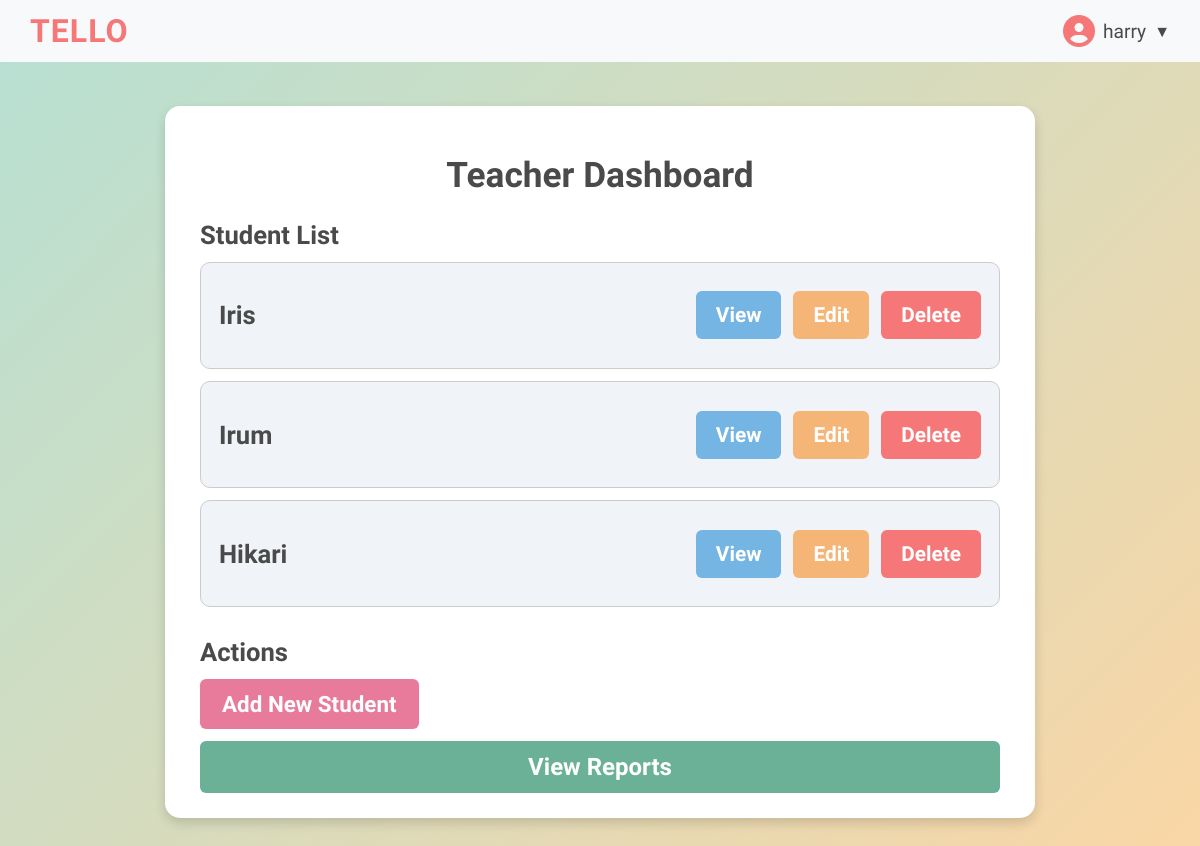
Page /dashboard/ (signed in) on the earlier database version.
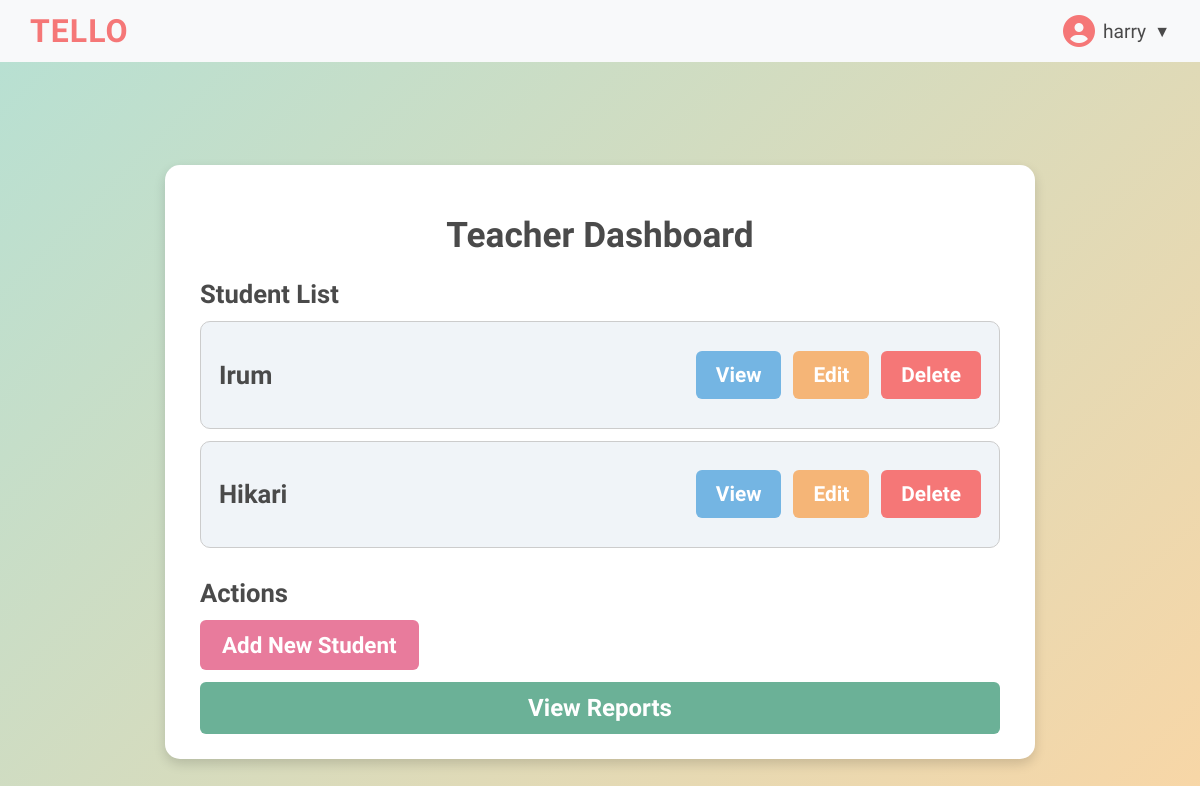
Same page on the later database version.
### tello/models.py (models this page shows, shortened)
class Student(models.Model):
    studentid = models.AutoField(primary_key=True)
    studentcode = models.CharField(max_length=4, unique=True)
    studentname = models.CharField(max_length=100)
    studentgrade = models.CharField(max_length=50)
    studentage = models.IntegerField()
    assignedteacher = models.ForeignKey(Teacher, on_delete=models.CASCADE)
    additional_notes = models.TextField(blank=True, null=True)
    created_at = models.DateTimeField(auto_now_add=True)

### tello/views.py (the view)
# urls.py: path('dashboard/', views.teacher_dashboard, name='dashboard'),
@login_required
def teacher_dashboard(request):
    students = Student.objects.all()
    return render(request, "dashboard.html", {"students": students})

### tello/templates/dashboard.html (shortened to what this page needs)
{% extends 'base.html' %} {% block links %}
<link rel="stylesheet" href="/static/css/dashboard.css" />
{% endblock %} {% load static %} {% block content %}
<div class="body-container">
  <div class="dashboard-container">
    <header>
      <h1>Teacher Dashboard</h1>
    </header>
    <main>
      <section class="student-list">
        <h2>Student List</h2>
        {% if students %} {% for student in students %}
        <div class="student-card">
          <p class="student-name">{{ student.studentname }}</p>
          <div class="actions">
            <button
              class="view-btn"
              onclick="openModal('{{ student.studentname }}', '{{ student.studentage }}', '{{ student.studentgrade }}','{{ student.studentcode }}')"
            >
              View
            </button>
            <button class="edit-btn" onclick="window.location.href='{% url 'edit_student' student.studentcode %}'">Edit</button>
            <button class="delete-btn" onclick="confirmDelete('{{ student.studentcode }}')">Delete</button>
          </div>
        </div>
        {% endfor %} {% else %}
        <p>No students added yet!</p>
        {% endif %}
      </section>
      <section class="actions-panel">
        <h2>Actions</h2>
        <button
          class="add-student-btn"
          onclick="window.location.href='{% url 'add' %}'"
        >
          Add New Student
        </button>
        <a href="{% url 'report_list'%}" class="report-link">View Reports</a>
      </section>
    </main>
  </div>
</div>
{% endblock %}

Differences in the rows shown:
removed Student: studentname "Iris"
